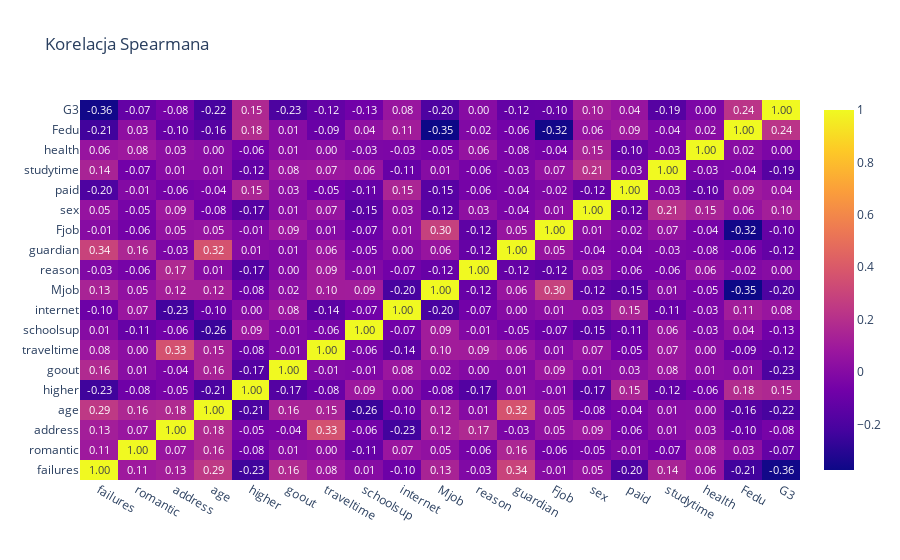

Here is the notebook cell this chart was saved with:
### Code cell
fig1 = go.Figure()
fig1.add_trace(
    go.Heatmap(
        x = X_train.corr(method='spearman').columns,
        y = X_train.corr(method='spearman').index,
        z = np.array(X_train.corr()),
        text=X_train.corr(method='spearman').values,
        texttemplate='%{text:.2f}'
    )
)
fig1.update_layout(title='Korelacja Spearmana')
fig1.show()

### Figure 1 — Plotly figure (JSON) as saved in the notebook; plotly's stock layout.template omitted (floating-point values rounded to 4 significant figures; data arrays with more than 128 entries replaced by an {"elided": "..."} marker saying what was removed)
{"data": [{"text": {"elided": "19x19 float values"}, "texttemplate": "%{text:.2f}", "type": "heatmap", "x": ["failures", "romantic", "address", "age", "higher", "goout", "traveltime", "schoolsup", "internet", "Mjob", "reason", "guardian", "Fjob", "sex", "paid", "studytime", "health", "Fedu", "G3"], "y": ["failures", "romantic", "address", "age", "higher", "goout", "traveltime", "schoolsup", "internet", "Mjob", "reason", "guardian", "Fjob", "sex", "paid", "studytime", "health", "Fedu", "G3"], "z": {"elided": "19x19 float values"}}], "layout": {"title": {"text": "Korelacja Spearmana"}}}
